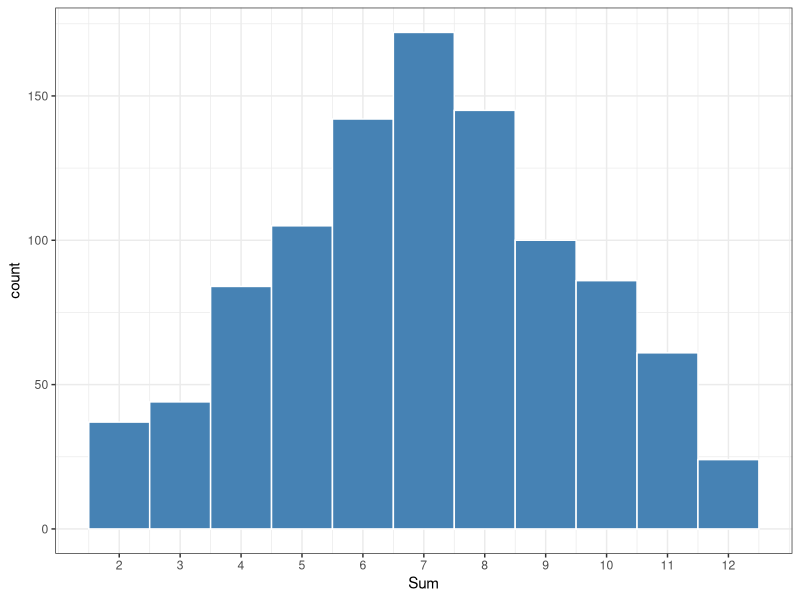

Reproduce this figure in R. (Note: this script raises an error after producing the figure.)
library(tidyverse)
#' *Loops*
#' A loop in programming is a structure that repeats the same code, like
#' 
#' Loop start:
#'   Do process P
#'   Do process Q
#'   Check for end of loop condition
#' Go back to loop start
#' 
#' This will go on forever unless there is a condition that terminates 
#' the loop. 
#' 
#' In R, most loops are implicit, in that they are built into other functions.
#' Generally, explicit loops should be used as a last resort.
#' 
#' *Jargon*
#' The most common data structure in R is an *array*, like
c(1,2,3)
#' or
c("a","b","c")
letters[1:3] # built-in letters var makes this easier

#' The two-dimensional version of an array is a matrix
matrix(1, nrow = 3, ncol = 2) # constant matrix

#' Because arrays can be compared with distance measures, they 
#' create a kind of shape-space (i.e. topology) and are often 
#' called *vectors*. For our purposes, vectors and arrays refer
#' to the same thing. Note that in R, a *list* is a special 
#' data type that resembles an array, but is treated differently.

#' *Important considerations*
#' 1) iterating over rows is different from iterating over rows
#' 2) in R, it's more natural to iterate over the rows of one
#'    or more columns. Many built-in functions exist for this.  

#' We already get a lot of 'looping' built in. 
1:5 # same as c(1,2,3,4,5)

#' The repeat function rep() can create arrays
rep(1, 4) # same as c(1,1,1,1)
rep("a",3)

#' can be combined with c()
c(rep("Treatment",10), rep("Control",8))

#' Sequences can be created similarly
seq(from = 1, to = 5, by = .5) # or just seq(1,5,.5)

#' expand two or more vectors into all combinations.
#' expand.grid() is the base R version
expand_grid(Die1 = 1:6, Die2 = 1:6) # all possibilities of rolling two dice
expand_grid(Die1 = 1:6, Die2 = 1:6, Die3 = 1:6) # all possibilities of rolling three dice

#' *functions that return arrays*
#' Random numbers
rnorm(n=10, mean = 0, sd = 1) # 10 random numbers, normal distribution with mean zero, SD = 1

#' Samples
sample(1:6, 20, replace = TRUE) # simulate dice rolls

#' So to plot the distribution of sums of two dice, we can
N <- 1000 # sample size
data.frame(Die1 = sample(1:6, N, replace = TRUE),
           Die2 = sample(1:6, N, replace = TRUE)) %>% 
    mutate(Sum = Die1 + Die2) %>% 
    ggplot(aes(x = Sum)) +
    geom_histogram(binwidth = 1, color = "white", fill = "steelblue") +
    scale_x_continuous(breaks = 2:12) +
    theme_bw()

#' # *R's natural iteration over rows*
x <- 1:4 # counts from 1 to 4 and puts in an array
y <- 3:6
x + y # adds each element of x to the corresponding one for y

1:4 + 3:6 # same thing

#' This is how mutate() operates when we modify a data frame
data.frame(x = 1:4, y = 3:6) %>% 
      mutate(x + y)

#' conceptually, this works across each row
#' 1 + 3 -> 4
#' 2 + 4 -> 5
#' 3 + 5 -> 6
#' 4 + 6 -> 7
#' 
#' We'll call such functions 'vectorized', thinking of a single 
#' column of data as a vector. Examples of vectorized functions
#' include arithmetic (as we just saw), and 
#' pmin(a, b) row-wise minimum of a and b,
#' sign(a)    arithmetic sign of numbers
#' sqrt(a)    square root
#' logical functions
data.frame(x = 1:4, y = 3:6) %>% 
  mutate(pmin(x,y), # vectorized minimum of x and y
         pmax(x,y), # vectorized maximum of x and y
         sign(x),
         sqrt(x),
         x == 2)

#' if we create new functions to use in mutate, we need to be sure
#' the function is vectorized
#' 
#' Example: This function only works for single inputs because "if" isn't
#' vectorized. 
is.zero <- function(z){
  if(z == 0) return(TRUE)
  return(FALSE)
}

is.zero(1) # works fine for single inputs
is.zero(0)
is.zero(0:2) # fails for multiple values
             # only returns one value instead of 3
             # gives a warning

#' Special 'vectorized' if-type functions include 
#' if_else() and case_when(). These automatically
#' handle multiple values.
is.zero <- function(z){ # fixed version
  if_else(z == 0, TRUE, FALSE) # base R has ifelse. See help for differences.
}

is.zero(1) # works fine for single inputs
is.zero(0)
is.zero(0:2) # works for multiple values because if_else is vectorized

#' *Looping over columns*
#' Problem: we want to find the standard deviation of each 
#' numerical column in a data frame.
#' 
#' We could just manually do by listing columns:
data.frame(x = 1:4, y = 3:6, z = -1:2) %>%
  summarize(sd_x = sd(x),
            sd_y = sd(y),
            sd_z = sd(z))

#' OR we could use tidyverse's legacy function summarize_if
data.frame(x = 1:4, y = 3:6, z = -1:2) %>%
  summarize_if(is.numeric, sd) # there are several variations of this

#' the updated version is across() to select columns
data.frame(x = 1:4, y = 3:6, z = -1:2) %>%
  summarize(across(.fns = sd) ) 

#' A useful case is when creating a data table for a spreadsheet-like
#' presentation, e.g. to create proportions from counts.
enroll <- tribble(~Year, ~FTFT, ~Transfer, ~NonDegree,
                  2018,  1011,       210,         21,
                  2019,  1103,       199,         18,
                  2020,  1056,       221,         23,
                  2021,  1098,       231,         15)

#' *Problem:* create proportions of the count columns and create a total column
enroll %>% 
  mutate(Total = FTFT + Transfer + NonDegree) %>% 
  mutate(across(.cols = c("FTFT","Transfer","NonDegree"), 
                .fns  = function(x) x / Total))

#' we could also do this without across() doing the looping, but we have to 
#' spell everything out in the mutate
enroll %>% 
  mutate(Total     = FTFT + Transfer + NonDegree,
         FTFT      = FTFT / Total,
         Transfer  = Transfer/Total,
         NonDegree = NonDegree/Total) # this is easier to read!

#' base R has a set of apply() functions. The lapply works with lists,
#' and it's useful to know that a dataframe is a list of columns,
data.frame(x = 1:4, y = 3:6, z = -1:2) %>%
  lapply(sd) # the output is a list, not a data frame

#' tidyverse also has a version of apply, in the purrr package. The main
#' functions are variations of map(). They iterate over a list, like
#' a data frame. We have more control over the output type with map() 
#' than with apply().
data.frame(x = 1:4, y = 3:6, z = -1:2) %>%
  map_df(sd) # the _df tells it we want a dataframe as output

#' *Looping over categories* 
#' We have already seen group_by() used to iterate over
#' groups to produce categorized outputs. 
#' 
data.frame(x = 1:4, y = 3:6, z = c("a","a","b","b")) %>%
  group_by(z) %>% 
  summarize(sum(x + y))

#' We can also do sophisticated outputs using this 
#' method. 
#' *Problem:* regress y using x in each category and generat
#' model statistics
data.frame(x = 1:4, 
           y = 3:6 + rnorm(4), 
           z = c(rep("a",2), rep("b",2))) %>%
  group_by(z) %>% 
  summarize(m = lm(y ~ x, data = .) %>% broom::glance())

#' The data = . sets the current grouped data set as 
#' the input, and the broom package produces the 
#' statistics. We can get the coefficients the same way
data.frame(x = 1:4, 
           y = 3:6 + rnorm(4), 
           z = c(rep("a",2), rep("b",2))) %>%
  group_by(z) %>% 
  summarize(m = lm(y ~ x, data = .) %>% broom::tidy())

#' An alternative to group_by() is nest(), which 
#' creates individual data frames for each group, e.g.
data.frame(x = 1:4, 
           y = 3:6 + rnorm(4), 
           z = c(rep("a",2), rep("b",2))) %>%
  nest(new_df = c(x,y)) %>% # groups by the non-nested variables
  mutate(m = lapply(new_df, function(df) lm(y ~ x, data = df))) 
#' cf https://tidyr.tidyverse.org/reference/nest.html
#' The lapply creates a list, so the model column m is a list of 
#' models, one for each group in the z column

#' There is an inverse function unnest(), which unpacks embedded data frames

#' *General purpose loops*
#' Sometimes we want to have complete control over the loop.
#' We can make them explicit with for()

for(i in 1:4){
  print(i)
}

#' A pattern I often use is 
depts <- c("ART", "BIO", "CHM")
           
for(dept in depts){
  print(str_c("Running report for department ",dept ))
  # run report for that department, e.g.
  # using an Rmd template
}

#' *Data accumulation loops*
#' Sometimes we want to accumulate results over many cases, like simulation
#' results. 
output <- tibble() #empty data frame
for(i in 1:10){
  new_results <- tibble(simulation = i, x = 1:100, y = rnorm(100))
  output <- bind_rows(output, new_results)
}

#' that method can be slow for large data sets, because each time the output
#' dataframe is modified, a new memory allocation process has to run. A better way 
#' comes from https://stackoverflow.com/questions/29402528/append-data-frames-together-in-a-for-loop
#' 
datalist <- list() #empty list
for(i in 1:10){
  new_results <- tibble(simulation = i, x = 1:100, y = rnorm(100))
  datalist[[i]] <- new_results 
}
output <- bind_rows(datalist)

#' *Advanced/Specialized row-wise operations*
#' The Tidyverse now includes *rowwise()*, which you can read about here:
#' https://dplyr.tidyverse.org/articles/rowwise.html
#' It is a special kind of group_by, and can be 'turned off' with
#' ungroup()
#' 
#' Compare without rowwise...
data.frame(x = 1:4, y = 3:6, z = -1:2) %>%
  mutate(Mean = mean(c(x,y,z))) # average of all the data

#' ...to with it
data.frame(x = 1:4, y = 3:6, z = -1:2) %>%
  rowwise() %>% 
  mutate(Mean = mean(c(x,y,z))) # average of each row

#' There's a lot more we can do with rowwise(). See the link above for
#' applications to modeling and simulation.

